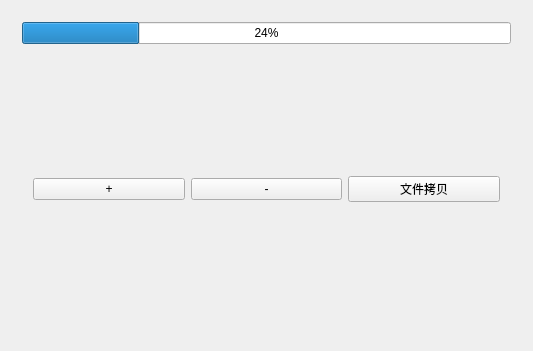
<?xml version="1.0" encoding="UTF-8"?>
<ui version="4.0">
 <class>Widget</class>
 <widget class="QWidget" name="Widget">
  <property name="geometry">
   <rect>
    <x>0</x>
    <y>0</y>
    <width>533</width>
    <height>351</height>
   </rect>
  </property>
  <property name="windowTitle">
   <string>Widget</string>
  </property>
  <layout class="QHBoxLayout" name="horizontalLayout_2">
   <item>
    <widget class="QWidget" name="widget_2" native="true">
     <layout class="QVBoxLayout" name="verticalLayout_2">
      <item>
       <widget class="QProgressBar" name="progressBar">
        <property name="value">
         <number>24</number>
        </property>
       </widget>
      </item>
      <item>
       <widget class="QWidget" name="widget" native="true">
        <layout class="QHBoxLayout" name="horizontalLayout">
         <item>
          <widget class="QPushButton" name="pbAdd">
           <property name="text">
            <string>+</string>
           </property>
          </widget>
         </item>
         <item>
          <widget class="QPushButton" name="pbSub">
           <property name="text">
            <string>-</string>
           </property>
          </widget>
         </item>
         <item>
          <widget class="QPushButton" name="pbCopy">
           <property name="text">
            <string>文件拷贝</string>
           </property>
          </widget>
         </item>
        </layout>
       </widget>
      </item>
     </layout>
    </widget>
   </item>
  </layout>
 </widget>
 <layoutdefault spacing="6" margin="11"/>
 <resources/>
 <connections/>
</ui>
